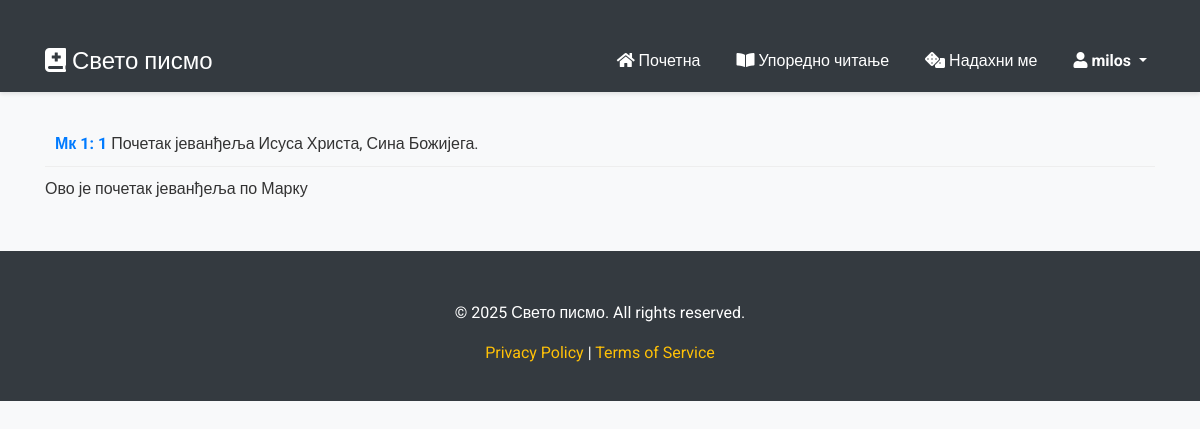
The page /comment/1/ (signed in) on the database its author committed.
### web_page/models.py (models this page shows, shortened)
class User(AbstractUser):
    pass

class Comment(models.Model):
    author = models.ForeignKey(settings.AUTH_USER_MODEL, on_delete=models.CASCADE, related_name='comments_authored')
    book = models.ForeignKey('verse_fetcher.Books', on_delete=models.CASCADE, related_name='book_comments')
    verse = models.ForeignKey('verse_fetcher.Verses', on_delete=models.CASCADE, related_name='verse_comments')
    creation_date = models.DateTimeField(default=timezone.now, editable=False)
    comment = models.TextField(validators=[MinLengthValidator(10)])
    class Meta:
        verbose_name = 'Comment'
        verbose_name_plural = 'Comments'
        unique_together = ('author', 'verse')
        indexes = [
            models.Index(fields=['author']),
            models.Index(fields=['book']),
            models.Index(fields=['verse']),
        ]

### verse_fetcher/models.py (models this page shows, shortened)
class Verses(models.Model):
    id = models.AutoField(primary_key=True)  # Explicit primary key
    book = models.ForeignKey(Books, on_delete=models.CASCADE)  # Fix on_delete behavior
    chapter = models.IntegerField()
    verse_number = models.IntegerField()
    verse = models.TextField(blank=True, null=True)
    class Meta:
        managed = False  # Keep this if you don't want Django to manage the table
        db_table = 'verses'
        ordering = ['chapter', 'verse_number']

class Books(models.Model):
    id = models.AutoField(primary_key=True)  # Explicit primary key
    acronym = models.TextField()
    title = models.TextField()
    class Meta:
        managed = False  # Keep this if you don't want Django to manage the table
        db_table = 'books'

### web_page/views.py (the view)
# urls.py: path('comment/<comment_id>/', views.view_comment, name="view_comment"),
def view_comment(request, comment_id):
    comment = Comment.objects.get(id=comment_id)
    return render(request, "web_page/comment.html",{
        "comment": comment
    })

### web_page/templates/web_page/comment.html (shortened to what this page needs)
{% extends "web_page/layout.html" %}
{% load static %}
{% block body %}
<div class="verse">
    <strong>{{ comment.verse.book.acronym }} {{ comment.verse.chapter }}: {{ comment.verse.verse_number }}</strong> {{ comment.verse.verse }}
</div>
<div class="comment">
    {{ comment.comment }}
</div>
{% endblock %}

### web_page/templates/web_page/layout.html (shortened to what this page needs)
{% load static %}
<!DOCTYPE html>
<html lang="sr">
<head>
    <link rel="stylesheet" href="https://stackpath.bootstrapcdn.com/bootstrap/4.4.1/css/bootstrap.min.css">
    <link rel="stylesheet" href="https://cdnjs.cloudflare.com/ajax/libs/font-awesome/5.15.4/css/all.min.css">
    <link rel="stylesheet" href="{% static 'web_page/css/styles.css' %}">
</head>
<body>
    <nav class="navbar navbar-expand-lg navbar-dark unselectable">
        <div class="container">
            <a class="navbar-brand" href="{% url 'index' %}"><i class='fas fa-book-medical'></i> Свето писмо</a>
            <div class="collapse navbar-collapse" id="navbarNav">
                <ul class="navbar-nav ml-auto">
                    <li class="nav-item">
                        <a class="nav-link" href="{% url 'index' %}"><i class="fas fa-home"></i> Почетна</a>
                    </li>
                    <li class="nav-item">
                        <a class="nav-link" href="{% url 'comparative reading' %}"><i class="fas fa-book-open"></i> Упоредно читање</a>
                    </li>
                    <li class="nav-item">
                        <a class="nav-link" href="{% url 'random_verse_generator' %}"><i class="fas fa-dice"></i> Надахни ме</a>
                    </li>
                    <li class="nav-item dropdown">
                        <a class="nav-link dropdown-toggle" href="#" id="navbarDropdown" role="button" data-toggle="dropdown" aria-haspopup="true" aria-expanded="false">
                            <i class="fas fa-user"></i> {% if user.is_authenticated %}<strong>{{ user.username }}</strong> {% else %} Нисте пријављени {% endif %}
                        </a></strong>
                    </li>
                </ul>
            </div>
        </div>
    </nav>
    <div class="container">
        {% block body %}
        {% endblock %}
    </div>
    <footer class="footer">
        <div class="container unselectable">
            <p>&copy; 2025 Свето писмо. All rights reserved.</p>
            <p><a href="#">Privacy Policy</a> | <a href="#">Terms of Service</a></p>
        </div>
    </footer>
</body>
</html>

### web_page/static/web_page/css/styles.css (style rules this page uses)
body { font-family: 'Roboto', sans-serif; background-color: #f8f9fa; color: #333; }
.container { margin-top: 30px; }
.unselectable { -webkit-user-select: none; -moz-user-select: none; -ms-user-select: none; user-select: none; }
.navbar { background-color: #343a40; box-shadow: 0 2px 4px rgba(0, 0, 0, 0.1); }
.navbar-brand { font-size: 1.5rem; font-weight: 500; color: #fff !important; }
.navbar-nav .nav-link { color: #fff !important; font-weight: 400; margin-left: 20px; }
.footer { background-color: #343a40; color: #fff; padding: 20px 0; text-align: center; margin-top: 50px; }
.footer a { color: #ffc107; text-decoration: none; }
a { color: #ffc107; text-decoration: none; transition: color 0.3s ease; }
.verse { margin-bottom: 10px; padding: 10px; border-bottom: 1px solid #eee; }
.verse strong { color: #007bff; }

### rows shown on the page
User: username "milos"
Comment: verse.book.acronym "Мк", verse.chapter "1", verse.verse_number "1", verse.verse "Почетак јеванђеља Исуса Христа, Сина Божијега.", comment "Ово је почетак јеванђеља по Марку"
